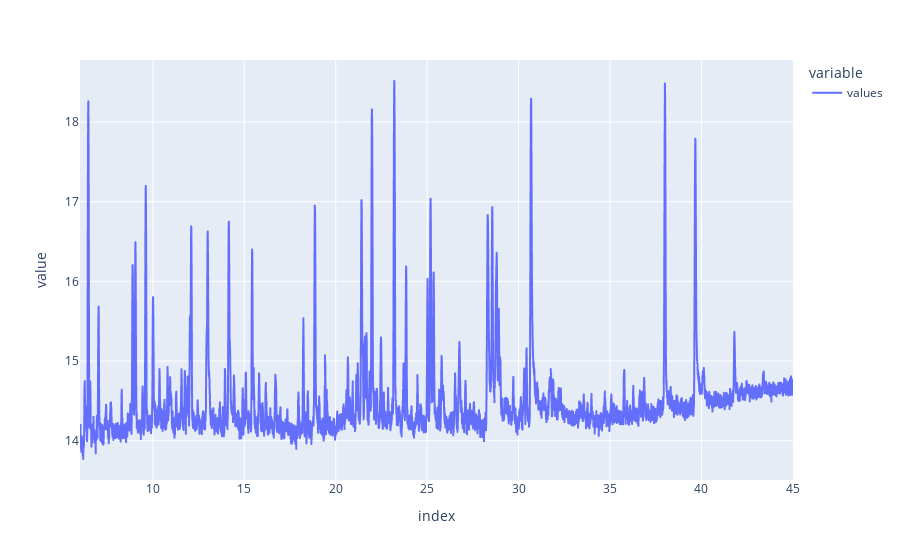

The notebook cell this image was saved under:
### Markdown cell above
## Mise en évidence des pics
Le passage des données en logarithme permet de mettre en évidence les plus petits pics du graphique, le but est de ne pas donner un importance trop grande aux pics les plus grands, car cela pourrait compliquer le travail sur la partie IA dans le cas ou l'information importante est contenue dans un pic de taille faible.<br>
Remarque : la fonction logarithme est bijective, il n'y a donc pas de perte d'information.

### Code cell
temp = np.log(temp)
temp.plot()

### Figure 1 — Plotly figure (JSON) as saved in the notebook; plotly's stock layout.template omitted (floating-point values rounded to 4 significant figures; data arrays with more than 128 entries replaced by an {"elided": "..."} marker saying what was removed)
{"data": [{"hovertemplate": "variable=values<br>index=%{x}<br>value=%{y}<extra></extra>", "legendgroup": "values", "line": {"color": "#636efa", "dash": "solid"}, "mode": "lines", "name": "values", "showlegend": true, "type": "scattergl", "x": {"elided": "6608 float values"}, "xaxis": "x", "y": {"elided": "6608 float values"}, "yaxis": "y"}], "layout": {"legend": {"title": {"text": "variable"}, "tracegroupgap": 0}, "margin": {"t": 60}, "xaxis": {"anchor": "y", "domain": [0, 1], "title": {"text": "index"}}, "yaxis": {"anchor": "x", "domain": [0, 1], "title": {"text": "value"}}}}
